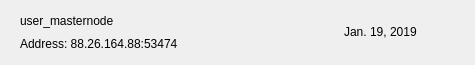
<?xml version="1.0" encoding="UTF-8"?>
<ui version="4.0">
 <class>MNRow</class>
 <widget class="QWidget" name="MNRow">
  <property name="geometry">
   <rect>
    <x>0</x>
    <y>0</y>
    <width>475</width>
    <height>65</height>
   </rect>
  </property>
  <property name="windowTitle">
   <string>Form</string>
  </property>
  <property name="styleSheet">
   <string notr="true"/>
  </property>
  <layout class="QVBoxLayout" name="verticalLayout_2">
   <property name="spacing">
    <number>0</number>
   </property>
   <property name="leftMargin">
    <number>20</number>
   </property>
   <property name="topMargin">
    <number>0</number>
   </property>
   <property name="rightMargin">
    <number>20</number>
   </property>
   <property name="bottomMargin">
    <number>0</number>
   </property>
   <item>
    <widget class="QFrame" name="frame_2">
     <property name="styleSheet">
      <string notr="true">border:none;</string>
     </property>
     <property name="frameShape">
      <enum>QFrame::StyledPanel</enum>
     </property>
     <property name="frameShadow">
      <enum>QFrame::Raised</enum>
     </property>
     <layout class="QHBoxLayout" name="horizontalLayout">
      <property name="leftMargin">
       <number>0</number>
      </property>
      <property name="rightMargin">
       <number>0</number>
      </property>
      <item>
       <widget class="QFrame" name="frame">
        <property name="styleSheet">
         <string notr="true">border:none;padding:0px;</string>
        </property>
        <property name="frameShape">
         <enum>QFrame::StyledPanel</enum>
        </property>
        <property name="frameShadow">
         <enum>QFrame::Raised</enum>
        </property>
        <layout class="QVBoxLayout" name="verticalLayout">
         <property name="spacing">
          <number>0</number>
         </property>
         <property name="leftMargin">
          <number>0</number>
         </property>
         <property name="topMargin">
          <number>0</number>
         </property>
         <property name="rightMargin">
          <number>0</number>
         </property>
         <property name="bottomMargin">
          <number>0</number>
         </property>
         <item>
          <widget class="QLabel" name="labelName">
           <property name="text">
            <string>user_masternode</string>
           </property>
          </widget>
         </item>
         <item>
          <widget class="QLabel" name="labelAddress">
           <property name="text">
            <string>Address: 88.26.164.88:53474</string>
           </property>
          </widget>
         </item>
        </layout>
       </widget>
      </item>
      <item>
       <spacer name="horizontalSpacer">
        <property name="orientation">
         <enum>Qt::Horizontal</enum>
        </property>
        <property name="sizeHint" stdset="0">
         <size>
          <width>40</width>
          <height>20</height>
         </size>
        </property>
       </spacer>
      </item>
      <item>
       <widget class="QLabel" name="labelDate">
        <property name="text">
         <string>Jan. 19, 2019</string>
        </property>
       </widget>
      </item>
      <item>
       <widget class="QPushButton" name="pushButtonMenu">
        <property name="focusPolicy">
         <enum>Qt::NoFocus</enum>
        </property>
        <property name="styleSheet">
         <string notr="true">border:none; background-color:transparent; padding:0px;</string>
        </property>
        <property name="text">
         <string/>
        </property>
        <property name="icon">
         <iconset>
          <normaloff>:/ic-menu-hover</normaloff>:/ic-menu-hover</iconset>
        </property>
        <property name="iconSize">
         <size>
          <width>24</width>
          <height>24</height>
         </size>
        </property>
       </widget>
      </item>
     </layout>
    </widget>
   </item>
   <item>
    <widget class="QLabel" name="lblDivisory">
     <property name="minimumSize">
      <size>
       <width>0</width>
       <height>1</height>
      </size>
     </property>
     <property name="maximumSize">
      <size>
       <width>16777215</width>
       <height>1</height>
      </size>
     </property>
     <property name="text">
      <string/>
     </property>
     <property name="alignment">
      <set>Qt::AlignBottom|Qt::AlignLeading|Qt::AlignLeft</set>
     </property>
    </widget>
   </item>
  </layout>
 </widget>
 <resources/>
 <connections/>
</ui>
